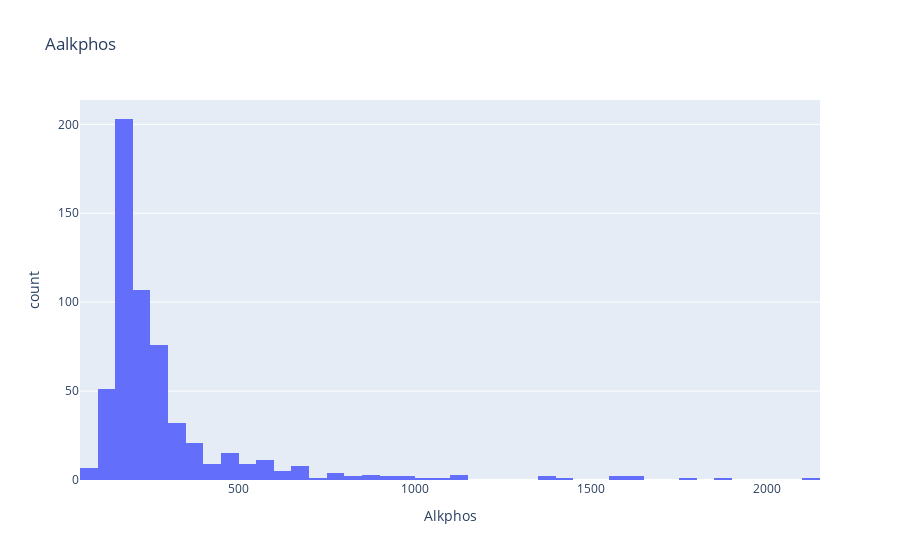

The notebook cell this image was saved under:
### Code cell
# Plot a histogram of the age distribution
fig = px.histogram(df, x='alkphos', 
                       title='Aalkphos', 
                       labels={'alkphos': 'Alkphos', 'count': 'Number of patients'})

fig.show()

### Figure 1 — Plotly figure (JSON) as saved in the notebook; plotly's stock layout.template omitted (floating-point values rounded to 4 significant figures; data arrays with more than 128 entries replaced by an {"elided": "..."} marker saying what was removed)
{"data": [{"alignmentgroup": "True", "bingroup": "x", "hovertemplate": "Alkphos=%{x}<br>count=%{y}<extra></extra>", "legendgroup": "", "marker": {"color": "#636efa", "pattern": {"shape": ""}}, "name": "", "offsetgroup": "", "orientation": "v", "showlegend": false, "type": "histogram", "x": {"elided": "583 int values"}, "xaxis": "x", "yaxis": "y"}], "layout": {"barmode": "relative", "legend": {"tracegroupgap": 0}, "title": {"text": "Aalkphos"}, "xaxis": {"anchor": "y", "domain": [0, 1], "title": {"text": "Alkphos"}}, "yaxis": {"anchor": "x", "domain": [0, 1], "title": {"text": "count"}}}}
